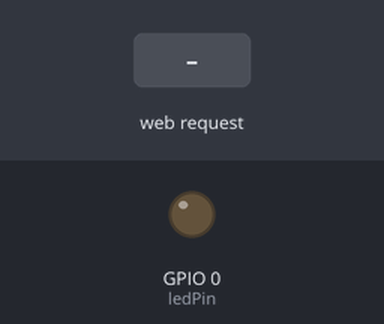
A sketch run on a simulated ESP8266 (NodeMCU). On the bench: output pins drawn as LEDs (lit = HIGH). The test bench sets the inputs (shaded band). WiFi joins after 1.5 s; servers stay silent unless stated; what the sketch prints to the serial monitor is not drawn.

Above: at 2.7 s.
2.8 s: HTTP request GET /LED=ON received
At 3.4 s:
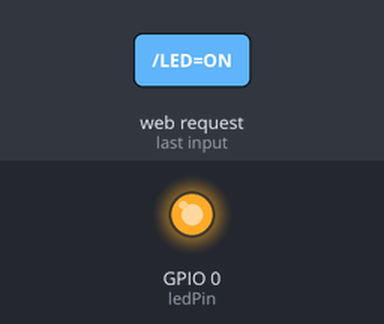
4.3 s: HTTP request GET /LED=OFF received
At 4.6 s:
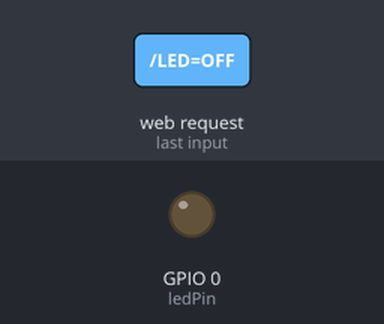
Timing chart, 0 to 7.3 s (numbered marks = the images above; inputs shaded):
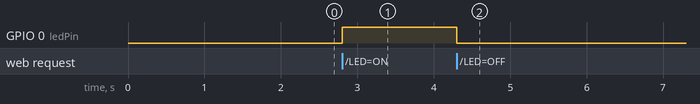

The sketch:

IoT_Control.ino
```cpp
#include <ESP8266WiFi.h>

const char* ssid = "sabari";
const char* password = "sab@3010";

int ledPin = 00; // GPIO2
int ledPin1 = 02; // GPIO12
WiFiServer server(80);

void setup() {
  Serial.begin(115200);
  delay(10);


  pinMode(ledPin, OUTPUT);
  digitalWrite(ledPin, LOW);

  // Connect to WiFi network
  Serial.println();
  Serial.println();
  Serial.print("Connecting to ");
  Serial.println(ssid);

  WiFi.begin(ssid, password);

  while (WiFi.status() != WL_CONNECTED) {
    delay(500);
    Serial.print(".");
  }
  Serial.println("");
  Serial.println("WiFi connected");

  // Start the server
  server.begin();
  Serial.println("Server started");

  // Print the IP address
  Serial.print("Use this URL to connect: ");
  Serial.print("http://");
  Serial.print(WiFi.localIP());
  Serial.println("/");

}

void loop() {
  // Check if a client has connected
  WiFiClient client = server.available();
  if (!client) {
    return;
  }

  // Wait until the client sends some data
  Serial.println("new client");
  while(!client.available()){
    delay(1);
  }

  // Read the first line of the request
  String request = client.readStringUntil('\r');
  Serial.println(request);
  client.flush();

  // Match the request

  int value = LOW;
  if (request.indexOf("/LED=ON") != -1) {
    digitalWrite(ledPin, HIGH);
    value = HIGH;
  }
  if (request.indexOf("/LED=OFF") != -1){
    digitalWrite(ledPin, LOW);
    value = LOW;
  }

   int value1 = LOW;
  if (request.indexOf("/LED1=ON") != -1) {
    digitalWrite(ledPin1, HIGH);
    value1 = HIGH;
  }
  if (request.indexOf("/LED1=OFF") != -1){
    digitalWrite(ledPin1, LOW);
    value1 = LOW;
  }

// Set ledPin according to the request
//digitalWrite(ledPin, value);


  // Return the response
  client.println("HTTP/1.1 200 OK");
  client.println("Content-Type: text/html");
  client.println(""); //  do not forget this one
  client.println("<!DOCTYPE HTML>");
  client.println("<html>");

  client.print("Device 1 is now: ");

  if(value == HIGH) {
    client.print("On");
  } else {
    client.print("Off");
  }
   client.print("Device 2 is now: ");

  if(value1 == HIGH) {
    client.print("On");
  } else {
    client.print("Off");
  }
  client.println("<br><br>");
  client.println("Click <a href=\"/LED=ON\">here</a> turn the Device 1 on pin 0 ON<br>");
  client.println("Click <a href=\"/LED=OFF\">here</a> turn the Device 1 on pin 0 OFF<br>");
    client.println("Click <a href=\"/LED1=ON\">here</a> turn the Device 2 on pin 2 ON<br>");
  client.println("Click <a href=\"/LED1=OFF\">here</a> turn the Device 2 on pin 2 OFF<br>");
  client.println("</html>");

  delay(1);
  Serial.println("Client disonnected");
  Serial.println("");

}
```

Measured:
- after the input at 2.8 s, GPIO 0 (ledPin): LOW → HIGH at once
- after the input at 4.3 s, GPIO 0 (ledPin): HIGH → LOW at once
